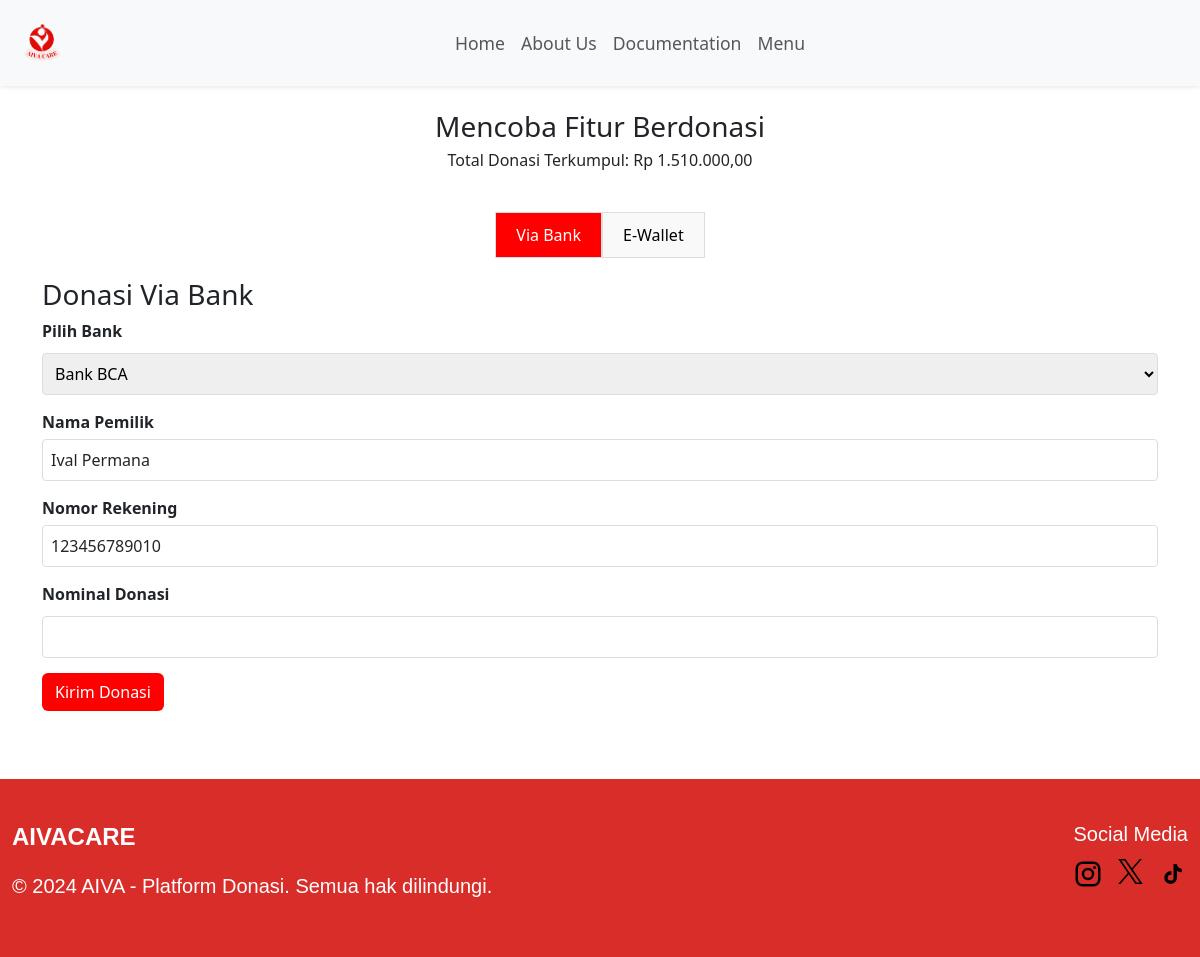
/metode_pembayaran.php?id=35 (signed in), run on the app's committed database.
### tables this page shows
CREATE TABLE `campaign` (
  `id` int(11) NOT NULL,
  `nama` varchar(255) NOT NULL,
  `email` varchar(255) NOT NULL,
  `no_telp` varchar(15) NOT NULL,
  `no_rek` varchar(30) NOT NULL,
  `alamat` text NOT NULL,
  `judul_donasi` varchar(255) NOT NULL,
  `kategori` enum('Pendidikan','Bencana Alam','Bantuan Sosial') NOT NULL,
  `opsi_bank` enum('BRI','BCA','BNI','MANDIRI') NOT NULL,
  `deskripsi` text NOT NULL,
  `jumlah_donasi` decimal(12,2) NOT NULL,
  `tenggat_waktu` date NOT NULL,
  `gambar` varchar(255) NOT NULL,
  `created_at` timestamp NOT NULL DEFAULT current_timestamp(),
  `jumlah_terkumpul` decimal(10,2) NOT NULL
);

### metode_pembayaran.php (the view, shortened to what this page needs)
<?php
include("connection/koneksi.php");
$id = isset($_GET['id']) ? intval($_GET['id']) : 0;
$sql = "SELECT * FROM campaign WHERE id = $id";
$result = $conn->query($sql);
if ($result && $result->num_rows > 0) {
    $campaign = $result->fetch_assoc();
} else {
    die("Kampanye tidak ditemukan.");
}
?>
<!DOCTYPE html>
<html lang="en">
<head>
    <link rel="stylesheet" href="ccss/metode_pembayaran.css">
    <link href="https://cdnjs.cloudflare.com/ajax/libs/font-awesome/6.0.0-beta3/css/all.min.css" rel="stylesheet">
    <link href="https://cdn.jsdelivr.net/npm/bootstrap@5.3.2/dist/css/bootstrap.min.css" rel="stylesheet">
</head>
<body>
    <nav class="navbar sticky-top navbar-expand-lg navbar-light bg-light shadow-sm">
        <div class="container-fluid d-flex">
            <a class="navbar-brand me-auto" href="home_page_login.php">
                <img src="Asset/logo.png" alt="Aiva Care Logo" style="width: 60px;">
            </a>
            <div class="collapse navbar-collapse justify-content-center" id="navbarNav">
                <ul class="navbar-nav">
                    <li class="nav-item"><a class="nav-link" href="home_page_login.php">Home</a></li>
                    <li class="nav-item"><a class="nav-link" href="home_page_login.php#About-us">About Us</a></li>
                    <li class="nav-item"><a class="nav-link" href="profile.php#documentation">Documentation</a></li>
                    <li class="nav-item"><a class="nav-link" href="profile.php#Menu">Menu</a></li>
                </ul>
            </div>
        </div>
    </nav>
    <div class="container">
        <h3 class="text-center mt-1 mb-1"><?= htmlspecialchars($campaign['judul_donasi']) ?></h3>
        <p class="text-center">Total Donasi Terkumpul: Rp <?= number_format($campaign['jumlah_terkumpul'], 2, ',', '.') ?></p>
    </div>
    <div class="container pt-1">
        <div class="tab">
            <button class="active" data-tab="bank" onclick="switchTab('bank')">Via Bank</button>
            <button data-tab="ewallet" onclick="switchTab('ewallet')">E-Wallet</button>
        </div>
        <div id="bank" class="content active">
            <h3>Donasi Via Bank</h3>
            <form method="POST" action="">
                <div class="form-group">
                    <label for="bank">Pilih Bank</label>
                    <select id="opsi_bank" name="bank">
                        <option value="bca">Bank BCA</option>
                    </select>
                </div>
                <div class="form-group">
                    <label for="nama">Nama Pemilik</label>
                    <input type="text" id="nama" name="nama" class="form-control" value="<?= htmlspecialchars($campaign['nama']) ?>" readonly>
                </div>
                <div class="form-group">
                    <label for="rekening">Nomor Rekening</label>
                    <input type="text" id="no_rek" name="no_rek" class="form-control" value="<?= htmlspecialchars($campaign['no_rek']) ?>" readonly>
                </div>
                <div class="form-group">
                    <label for="jumlah_terkumpul">Nominal Donasi</label>
                    <input type="number" id="jumlah_terkumpul" name="nominal" required>
                </div>
                <button type="submit" class="btn mb-5">Kirim Donasi</button>
            </form>
        </div>
    </div>
 <section id="footer">
 <div class="container ">
    <div class="footer-content">
      <div class="footer-left">
        <p class="brand-name ds-5">AIVACARE</p>
        <p class="copyright fs-5">© 2024 AIVA - Platform Donasi. Semua hak dilindungi.</p>
      </div>
      <div class="footer-right">
        <p class="fs-5">Social Media</p>
        <div class="social-icons">
          <a href="#" ></a>
          <a href="#"></a>
          <a href="#" ><svg xmlns="http://www.w3.org/2000/svg" width="30" height="30" viewBox="0 0 24 24"><path fill="#000000" d="M19 10.56a6.57 6.57 0 0 1-3.838-1.229v5.588a5.082 5.082 0 1 1-4.38-5.035v2.81a2.33 2.33 0 1 0 1.63 2.225V4h2.75q-.002.35.06.694A3.82 3.82 0 0 0 16.906 7.2c.621.41 1.35.629 2.094.628z"/></svg></i></a>
        </div>
      </div>
    </div>
  </div>
 </section>
</body>
</html>

### ccss/metode_pembayaran.css (style rules this page uses)
body { font-family: "Poppins"; }
.navbar-nav { font-size: 1.1rem; }
.form-group input, .form-group select { font-size: 1rem; padding: 10px; margin-top: 5px; border-radius: 5px; }
.container { padding: 20px; }
.tab { display: flex; justify-content: center; margin-bottom: 20px; }
.tab button { padding: 10px 20px; border: 1px solid #ddd; background-color: #f9f9f9; cursor: pointer; outline: none; font-size: 16px; }
.tab button.active { background-color: red; color: white; }
.content { display: none; }
.content.active { display: block; }
.form-group { margin-bottom: 15px; }
.form-group label { display: block; font-weight: bold; margin-bottom: 5px; }
.form-group input { width: 100%; padding: 8px; border: 1px solid #ddd; border-radius: 4px; }
.form-group select { width: 100%; padding: 8px; border: 1px solid #ddd; border-radius: 4px; }
.btn { padding: 10px 20px; background-color: red !important; color: white !important; border: none; border-radius: 4px; cursor: pointer; }
#footer { background-color: #d92d2a; color: white; padding: 20px 0; font-family: Arial, sans-serif; }
#footer .container { max-width: 1200px; margin: 0 auto; display: flex; justify-content: space-between; align-items: center; }
.footer-content { display: flex; justify-content: space-between; width: 100%; }
.footer-left { text-align: left; }
.footer-right { text-align: right; }
.brand-name { font-size: 24px; font-weight: bold; }
.copyright { font-size: 14px; }
.footer-right p { font-size: 14px; margin-bottom: 10px; }
.social-icons { display: flex; gap: 15px; }

### data on the page
campaign: judul_donasi "Mencoba Fitur Berdonasi", jumlah_terkumpul "1.510.000,00", nama "Ival Permana", no_rek "123456789010"
